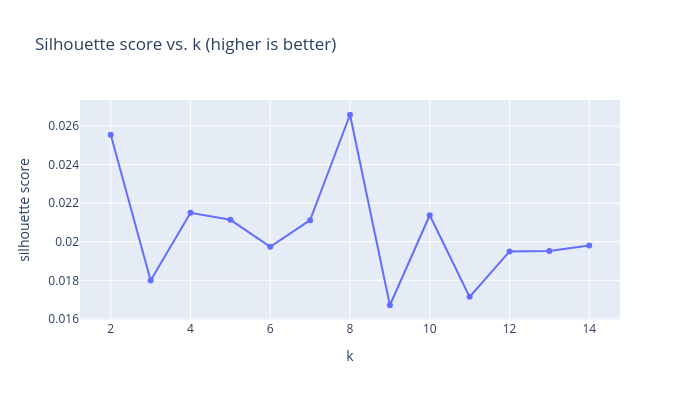

The cell this chart's notebook holds for it:
### Code cell
fig = go.Figure()
fig.add_scatter(x=df_k["k"], y=df_k["silhouette"], name="silhouette", mode="lines+markers")
fig.update_layout(
    title="Silhouette score vs. k (higher is better)",
    xaxis_title="k", yaxis_title="silhouette score", width=700, height=400,
)
fig.show()

### Figure 1 — Plotly figure (JSON) as saved in the notebook; plotly's stock layout.template omitted (floating-point values rounded to 4 significant figures)
{"data": [{"mode": "lines+markers", "name": "silhouette", "type": "scatter", "x": [2, 3, 4, 5, 6, 7, 8, 9, 10, 11, 12, 13, 14], "y": [0.02555, 0.01799, 0.0215, 0.02114, 0.01974, 0.02112, 0.02659, 0.01671, 0.02138, 0.01714, 0.0195, 0.01953, 0.0198]}], "layout": {"height": 400, "title": {"text": "Silhouette score vs. k (higher is better)"}, "width": 700, "xaxis": {"title": {"text": "k"}}, "yaxis": {"title": {"text": "silhouette score"}}}}
